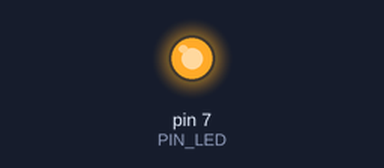
The sketch below on a simulated Arduino Uno, built with avr-gcc and run on an emulated ATmega328P. Parts: output pins drawn as LEDs (lit = HIGH). At 2.0 s the program stops and its outputs stay as they are.

Above: at 0.5 s.
At 1.85 s:
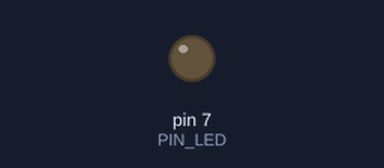
Timing chart, 0 to 3.0 s (numbered marks = the images above):
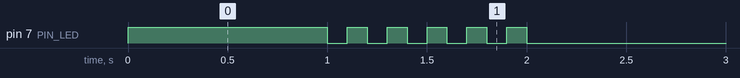

The sketch:

05_practice_2.ino
```cpp
#define PIN_LED 7
int i = 0;

void setup() {
  pinMode(PIN_LED, OUTPUT);
}

void loop() {
  digitalWrite(PIN_LED, HIGH);
  delay(1000);

  while(i<5){
    digitalWrite(PIN_LED, LOW);
    delay(100);
    digitalWrite(PIN_LED, HIGH);
    delay(100);
    i++;
  }

  digitalWrite(PIN_LED, LOW);
  while(1){
  }
}
```

Measured:
- by itself, pin 7 (PIN_LED): repeats every 0.20 s: LOW 0.10 s, HIGH 0.10 s, until it stays LOW from 2.0 s
